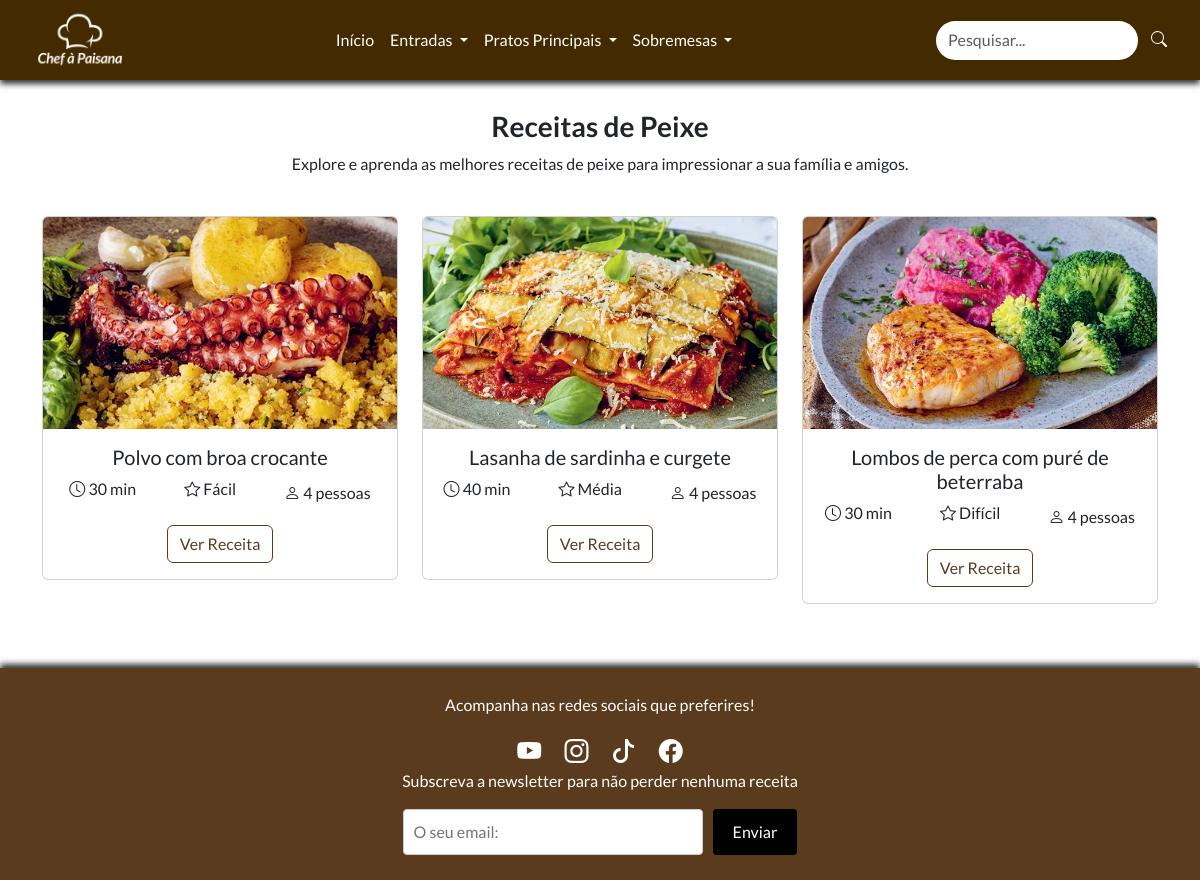
Screenshot of /receitas.php?tipo=peixe with the database file from the repository.
### tables this page shows
CREATE TABLE IF NOT EXISTS `receitas` (
  `id` int(11) unsigned NOT NULL AUTO_INCREMENT,
  `imagem` varchar(128) DEFAULT NULL,
  `titulo` varchar(50) DEFAULT NULL,
  `ingredientes` text DEFAULT NULL,
  `temp_prep` int(11) DEFAULT NULL,
  `preparacao` longtext DEFAULT NULL,
  `dificuldade` varchar(50) DEFAULT NULL,
  `n_pessoas` int(11) DEFAULT NULL,
  `tipo_receita` varchar(50) DEFAULT NULL,
  PRIMARY KEY (`id`)
);

### receitas.php (the view, shortened to what this page needs)
<?php
require('includes/connections.php');
$tipoReceita = '';
if (isset($_GET['tipo'])) {
    $tipoReceita = htmlspecialchars($_GET['tipo']);
    $sql = 'SELECT * FROM receitas WHERE tipo_receita = :tipo_receita';
    $stmt = $dbh->prepare($sql);
    $stmt->execute([':tipo_receita' => $tipoReceita]);
    $receitas = $stmt->fetchAll(PDO::FETCH_ASSOC);
}
?>
<!DOCTYPE html>
<html lang="pt">
<head>
    <?php require('includes/linkscss.php'); ?>
</head>
<body>
    <?php require('includes/header.php'); ?>
    <div class="container text-center">
      <?php if (!empty($receitas)): ?>
          <h3 class="fw-bold" style="margin-top: 110px">Receitas de <?php echo ucfirst($tipoReceita); ?></h3>
          <p>Explore e aprenda as melhores receitas de <?php echo $tipoReceita; ?> para impressionar a sua família e amigos.</p>
          <div class="row">
              <?php foreach ($receitas as $receita): ?>
                  <div class="col-md-4 mt-4 mb-5">
                      <div class="card">
                          <img src="imgs/<?php echo $receita['imagem']; ?>" class="card-img-top" alt="<?php echo $receita['titulo']; ?>">
                          <div class="card-body">
                              <h5 class="card-title"><?php echo $receita['titulo']; ?></h5>
                              <div class="d-flex justify-content-center align-items-center mb-3">
                                  <div class="me-5 mb-2"><i class="bi bi-clock"></i> <?php echo $receita['temp_prep']; ?> min</div>
                                  <div class="me-5 mb-2"><i class="bi bi-star"></i> <?php echo $receita['dificuldade']; ?></div>
                                  <div><i class="bi bi-person"></i> <?php echo $receita['n_pessoas']; ?> pessoas</div>
                              </div>
                                <a href="receita.php?id=<?php echo $receita['id']; ?>" class="btn"
                                    style="border: 1px solid #5b3b1e; color: #5b3b1e; background-color: transparent;"
                                    onmouseover="this.style.backgroundColor='#5b3b1e'; this.style.color='white';"
                                    onmouseout="this.style.backgroundColor='transparent'; this.style.color='#5b3b1e';">
                                    Ver Receita
                                </a>
                          </div>
                      </div>
                  </div>
              <?php endforeach; ?>
          </div>
      <?php else: ?>
          <h4>Nenhuma receita encontrada para esta categoria.</h4>
          <a href="index.php" class="btn btn-secondary mt-3">Voltar</a>
      <?php endif; ?>
    </div>
    <?php require('includes/footer.php'); ?>
</body>
</html>

### css/style.css (style rules this page uses)
* { margin: 0; padding: 0; text-decoration: none; scroll-behavior: smooth; font-family: 'Lato', sans-serif; }

### includes/footer.php (style rules this page uses)
html, body { height: 100%; margin: 0; display: flex; flex-direction: column; }
.container { flex: 1; }

### rows the page displays
receitas: imagem (picture), titulo "Polvo com broa crocante", temp_prep "30", dificuldade "Fácil", n_pessoas "4"
receitas: imagem (picture), titulo "Lasanha de sardinha e curgete", temp_prep "40", dificuldade "Média", n_pessoas "4"
receitas: imagem (picture), titulo "Lombos de perca com puré de beterraba", temp_prep "30", dificuldade "Difícil", n_pessoas "4"

### other values shown
$tipoReceita "Peixe"
$tipoReceita "peixe"
